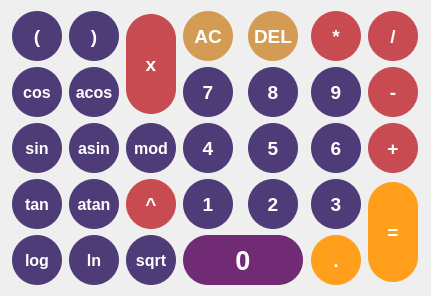
   <widget class="QWidget" name="gridLayoutWidget">
    <property name="geometry">
     <rect>
      <x>10</x>
      <y>160</y>
      <width>431</width>
      <height>276</height>
     </rect>
    </property>
    <layout class="QGridLayout" name="gridLayout">
     <property name="sizeConstraint">
      <enum>QLayout::SetDefaultConstraint</enum>
     </property>
     <item row="0" column="4">
      <widget class="QPushButton" name="pushButton_del">
       <property name="font">
        <font>
         <pointsize>14</pointsize>
         <weight>75</weight>
         <bold>true</bold>
        </font>
       </property>
       <property name="styleSheet">
        <string notr="true">QPushButton
{
	border:none;
	border-radius:25px;
	background-color:rgb(212, 155, 84);
	color:rgb(255,255,255);
	min-height:50px;
	max-height:50px;
	min-width:50px;
	max-width:50px;
}
QPushButton:hover
{
	border:none;
	border-radius:25px;
	background-color:rgb(164, 103,138);
	color:rgb(255,255,255);
	min-height:50px;
	max-height:50px;
	min-width:50px;
	max-width:50px;
}
QPushButton:pressed
{
	border:none;
	border-radius:25px;
	background-color:rgb(0, 0,0);
	color:rgb(255,255,255);
	min-height:50px;
	max-height:50px;
	min-width:50px;
	max-width:50px;
}</string>
       </property>
       <property name="text">
        <string>DEL</string>
       </property>
       <property name="iconSize">
        <size>
         <width>30</width>
         <height>30</height>
        </size>
       </property>
      </widget>
     </item>
     <item row="2" column="1">
      <widget class="QPushButton" name="pushButton_asin">
       <property name="font">
        <font>
         <pointsize>12</pointsize>
         <weight>75</weight>
         <bold>true</bold>
        </font>
       </property>
       <property name="styleSheet">
        <string notr="true">QPushButton
{
	border:none;
	border-radius:25px;
	background-color:rgb(77, 60,119);
	color:rgb(255,255,255);
	min-height:50px;
	max-height:50px;
	min-width:50px;
	max-width:50px;
}
QPushButton:hover
{
	border:none;
	border-radius:25px;
	background-color:rgb(164, 103,138);
	color:rgb(255,255,255);
	min-height:50px;
	max-height:50px;
	min-width:50px;
	max-width:50px;
}
QPushButton:pressed
{
	border:none;
	border-radius:25px;
	background-color:rgb(0, 0,0);
	color:rgb(255,255,255);
	min-height:50px;
	max-height:50px;
	min-width:50px;
	max-width:50px;
}</string>
       </property>
       <property name="text">
        <string>asin</string>
       </property>
      </widget>
     </item>
     <item row="3" column="4">
      <widget class="QPushButton" name="pushButton_2">
       <property name="font">
        <font>
         <pointsize>14</pointsize>
         <weight>75</weight>
         <bold>true</bold>
        </font>
       </property>
       <property name="styleSheet">
        <string notr="true">QPushButton
{
	border:none;
	border-radius:25px;
	background-color:rgb(77, 60,119);
	color:rgb(255,255,255);
	min-height:50px;
	max-height:50px;
	min-width:50px;
	max-width:50px;
}
QPushButton:hover
{
	border:none;
	border-radius:25px;
	background-color:rgb(164, 103,138);
	color:rgb(255,255,255);
	min-height:50px;
	max-height:50px;
	min-width:50px;
	max-width:50px;
}
QPushButton:pressed
{
	border:none;
	border-radius:25px;
	background-color:rgb(0, 0,0);
	color:rgb(255,255,255);
	min-height:50px;
	max-height:50px;
	min-width:50px;
	max-width:50px;
}</string>
       </property>
       <property name="text">
        <string>2</string>
       </property>
      </widget>
     </item>
     <item row="4" column="0">
      <widget class="QPushButton" name="pushButton_log">
       <property name="font">
        <font>
         <pointsize>12</pointsize>
         <weight>75</weight>
         <bold>true</bold>
        </font>
       </property>
       <property name="styleSheet">
        <string notr="true">QPushButton
{
	border:none;
	border-radius:25px;
	background-color:rgb(77, 60,119);
	color:rgb(255,255,255);
	min-height:50px;
	max-height:50px;
	min-width:50px;
	max-width:50px;
}
QPushButton:hover
{
	border:none;
	border-radius:25px;
	background-color:rgb(164, 103,138);
	color:rgb(255,255,255);
	min-height:50px;
	max-height:50px;
	min-width:50px;
	max-width:50px;
}
QPushButton:pressed
{
	border:none;
	border-radius:25px;
	background-color:rgb(0, 0,0);
	color:rgb(255,255,255);
	min-height:50px;
	max-height:50px;
	min-width:50px;
	max-width:50px;
}</string>
       </property>
       <property name="text">
        <string>log</string>
       </property>
      </widget>
     </item>
     <item row="3" column="0">
      <widget class="QPushButton" name="pushButton_tan">
       <property name="font">
        <font>
         <pointsize>12</pointsize>
         <weight>75</weight>
         <bold>true</bold>
        </font>
       </property>
       <property name="styleSheet">
        <string notr="true">QPushButton
{
	border:none;
	border-radius:25px;
	background-color:rgb(77, 60,119);
	color:rgb(255,255,255);
	min-height:50px;
	max-height:50px;
	min-width:50px;
	max-width:50px;
}
QPushButton:hover
{
	border:none;
	border-radius:25px;
	background-color:rgb(164, 103,138);
	color:rgb(255,255,255);
	min-height:50px;
	max-height:50px;
	min-width:50px;
	max-width:50px;
}
QPushButton:pressed
{
	border:none;
	border-radius:25px;
	background-color:rgb(0, 0,0);
	color:rgb(255,255,255);
	min-height:50px;
	max-height:50px;
	min-width:50px;
	max-width:50px;
}</string>
       </property>
       <property name="text">
        <string>tan</string>
       </property>
      </widget>
     </item>
     <item row="2" column="2">
      <widget class="QPushButton" name="pushButton_mod">
       <property name="font">
        <font>
         <pointsize>12</pointsize>
         <weight>75</weight>
         <bold>true</bold>
        </font>
       </property>
       <property name="styleSheet">
        <string notr="true">QPushButton
{
	border:none;
	border-radius:25px;
	background-color:rgb(77, 60,119);
	color:rgb(255,255,255);
	min-height:50px;
	max-height:50px;
	min-width:50px;
	max-width:50px;
}
QPushButton:hover
{
	border:none;
	border-radius:25px;
	background-color:rgb(164, 103,138);
	color:rgb(255,255,255);
	min-height:50px;
	max-height:50px;
	min-width:50px;
	max-width:50px;
}
QPushButton:pressed
{
	border:none;
	border-radius:25px;
	background-color:rgb(0, 0,0);
	color:rgb(255,255,255);
	min-height:50px;
	max-height:50px;
	min-width:50px;
	max-width:50px;
}</string>
       </property>
       <property name="text">
        <string>mod</string>
       </property>
      </widget>
     </item>
     <item row="1" column="4">
      <widget class="QPushButton" name="pushButton_8">
       <property name="font">
        <font>
         <pointsize>14</pointsize>
         <weight>75</weight>
         <bold>true</bold>
        </font>
       </property>
       <property name="styleSheet">
        <string notr="true">QPushButton
{
	border:none;
	border-radius:25px;
	background-color:rgb(77, 60,119);
	color:rgb(255,255,255);
	min-height:50px;
	max-height:50px;
	min-width:50px;
	max-width:50px;
}
QPushButton:hover
{
	border:none;
	border-radius:25px;
	background-color:rgb(164, 103,138);
	color:rgb(255,255,255);
	min-height:50px;
	max-height:50px;
	min-width:50px;
	max-width:50px;
}
QPushButton:pressed
{
	border:none;
	border-radius:25px;
	background-color:rgb(0, 0,0);
	color:rgb(255,255,255);
	min-height:50px;
	max-height:50px;
	min-width:50px;
	max-width:50px;
}</string>
       </property>
       <property name="text">
        <string>8</string>
       </property>
      </widget>
     </item>
     <item row="1" column="5">
      <widget class="QPushButton" name="pushButton_9">
       <property name="font">
        <font>
         <pointsize>14</pointsize>
         <weight>75</weight>
         <bold>true</bold>
        </font>
       </property>
       <property name="styleSheet">
        <string notr="true">QPushButton
{
	border:none;
	border-radius:25px;
	background-color:rgb(77, 60,119);
	color:rgb(255,255,255);
	min-height:50px;
	max-height:50px;
	min-width:50px;
	max-width:50px;
}
QPushButton:hover
{
	border:none;
	border-radius:25px;
	background-color:rgb(164, 103,138);
	color:rgb(255,255,255);
	min-height:50px;
	max-height:50px;
	min-width:50px;
	max-width:50px;
}
QPushButton:pressed
{
	border:none;
	border-radius:25px;
	background-color:rgb(0, 0,0);
	color:rgb(255,255,255);
	min-height:50px;
	max-height:50px;
	min-width:50px;
	max-width:50px;
}</string>
       </property>
       <property name="text">
        <string>9</string>
       </property>
      </widget>
     </item>
     <item row="1" column="6">
      <widget class="QPushButton" name="pushButton_minus">
       <property name="font">
        <font>
         <pointsize>14</pointsize>
         <weight>75</weight>
         <bold>true</bold>
        </font>
       </property>
       <property name="styleSheet">
        <string notr="true">QPushButton
{
	border:none;
	border-radius:25px;
	background-color:rgb(199, 75, 80);
	color:rgb(255,255,255);
	min-height:50px;
	max-height:50px;
	min-width:50px;
	max-width:50px;
}
QPushButton:hover
{
	border:none;
	border-radius:25px;
	background-color:rgb(164, 103,138);
	color:rgb(255,255,255);
	min-height:50px;
	max-height:50px;
	min-width:50px;
	max-width:50px;
}
QPushButton:pressed
{
	border:none;
	border-radius:25px;
	background-color:rgb(0, 0,0);
	color:rgb(255,255,255);
	min-height:50px;
	max-height:50px;
	min-width:50px;
	max-width:50px;
}
</string>
       </property>
       <property name="text">
        <string>-</string>
       </property>
      </widget>
     </item>
     <item row="1" column="1">
      <widget class="QPushButton" name="pushButton_acos">
       <property name="font">
        <font>
         <pointsize>12</pointsize>
         <weight>75</weight>
         <bold>true</bold>
        </font>
       </property>
       <property name="styleSheet">
        <string notr="true">QPushButton
{
	border:none;
	border-radius:25px;
	background-color:rgb(77, 60,119);
	color:rgb(255,255,255);
	min-height:50px;
	max-height:50px;
	min-width:50px;
	max-width:50px;
}
QPushButton:hover
{
	border:none;
	border-radius:25px;
	background-color:rgb(164, 103,138);
	color:rgb(255,255,255);
	min-height:50px;
	max-height:50px;
	min-width:50px;
	max-width:50px;
}
QPushButton:pressed
{
	border:none;
	border-radius:25px;
	background-color:rgb(0, 0,0);
	color:rgb(255,255,255);
	min-height:50px;
	max-height:50px;
	min-width:50px;
	max-width:50px;
}</string>
       </property>
       <property name="text">
        <string>acos</string>
       </property>
      </widget>
     </item>
     <item row="4" column="2">
      <widget class="QPushButton" name="pushButton_sqrt">
       <property name="font">
        <font>
         <pointsize>12</pointsize>
         <weight>75</weight>
         <bold>true</bold>
        </font>
       </property>
       <property name="styleSheet">
        <string notr="true">QPushButton
{
	border:none;
	border-radius:25px;
	background-color:rgb(77, 60,119);
	color:rgb(255,255,255);
	min-height:50px;
	max-height:50px;
	min-width:50px;
	max-width:50px;
}
QPushButton:hover
{
	border:none;
	border-radius:25px;
	background-color:rgb(164, 103,138);
	color:rgb(255,255,255);
	min-height:50px;
	max-height:50px;
	min-width:50px;
	max-width:50px;
}
QPushButton:pressed
{
	border:none;
	border-radius:25px;
	background-color:rgb(0, 0,0);
	color:rgb(255,255,255);
	min-height:50px;
	max-height:50px;
	min-width:50px;
	max-width:50px;
}</string>
       </property>
       <property name="text">
        <string>sqrt</string>
       </property>
      </widget>
     </item>
     <item row="3" column="5">
      <widget class="QPushButton" name="pushButton_3">
       <property name="font">
        <font>
         <pointsize>14</pointsize>
         <weight>75</weight>
         <bold>true</bold>
        </font>
       </property>
       <property name="styleSheet">
        <string notr="true">QPushButton
{
	border:none;
	border-radius:25px;
	background-color:rgb(77, 60,119);
	color:rgb(255,255,255);
	min-height:50px;
	max-height:50px;
	min-width:50px;
	max-width:50px;
}
QPushButton:hover
{
	border:none;
	border-radius:25px;
	background-color:rgb(164, 103,138);
	color:rgb(255,255,255);
	min-height:50px;
	max-height:50px;
	min-width:50px;
	max-width:50px;
}
QPushButton:pressed
{
	border:none;
	border-radius:25px;
	background-color:rgb(0, 0,0);
	color:rgb(255,255,255);
	min-height:50px;
	max-height:50px;
	min-width:50px;
	max-width:50px;
}</string>
       </property>
       <property name="text">
        <string>3</string>
       </property>
      </widget>
     </item>
     <item row="0" column="5">
      <widget class="QPushButton" name="pushButton_asterisk">
       <property name="font">
        <font>
         <pointsize>14</pointsize>
         <weight>75</weight>
         <bold>true</bold>
        </font>
       </property>
       <property name="styleSheet">
        <string notr="true">QPushButton
{
	border:none;
	border-radius:25px;
	background-color:rgb(199, 75, 80);
	color:rgb(255,255,255);
	min-height:50px;
	max-height:50px;
	min-width:50px;
	max-width:50px;
}
QPushButton:hover
{
	border:none;
	border-radius:25px;
	background-color:rgb(164, 103,138);
	color:rgb(255,255,255);
	min-height:50px;
	max-height:50px;
	min-width:50px;
	max-width:50px;
}
QPushButton:pressed
{
	border:none;
	border-radius:25px;
	background-color:rgb(0, 0,0);
	color:rgb(255,255,255);
	min-height:50px;
	max-height:50px;
	min-width:50px;
	max-width:50px;
}</string>
       </property>
       <property name="text">
        <string>*</string>
       </property>
      </widget>
     </item>
     <item row="3" column="2">
      <widget class="QPushButton" name="pushButton_exp">
       <property name="font">
        <font>
         <pointsize>14</pointsize>
         <weight>75</weight>
         <bold>true</bold>
        </font>
       </property>
       <property name="styleSheet">
        <string notr="true">QPushButton
{
	border:none;
	border-radius:25px;
	background-color:rgb(199, 75, 80);
	color:rgb(255,255,255);
	min-height:50px;
	max-height:50px;
	min-width:50px;
	max-width:50px;
}
QPushButton:hover
{
	border:none;
	border-radius:25px;
	background-color:rgb(164, 103,138);
	color:rgb(255,255,255);
	min-height:50px;
	max-height:50px;
	min-width:50px;
	max-width:50px;
}
QPushButton:pressed
{
	border:none;
	border-radius:25px;
	background-color:rgb(0, 0,0);
	color:rgb(255,255,255);
	min-height:50px;
	max-height:50px;
	min-width:50px;
	max-width:50px;
}</string>
       </property>
       <property name="text">
        <string>^</string>
       </property>
      </widget>
     </item>
     <item row="4" column="5">
      <widget class="QPushButton" name="pushButton_dot">
       <property name="font">
        <font>
         <pointsize>14</pointsize>
         <weight>75</weight>
         <bold>true</bold>
        </font>
       </property>
       <property name="styleSheet">
        <string notr="true">QPushButton
{
	border:none;
	border-radius:25px;
	background-color:rgb(255, 159, 28);
	color:rgb(255,255,255);
	min-height:50px;
	max-height:50px;
	min-width:50px;
	max-width:50px;
}
QPushButton:hover
{
	border:none;
	border-radius:25px;
	background-color:rgb(164, 103,138);
	color:rgb(255,255,255);
	min-height:50px;
	max-height:50px;
	min-width:50px;
	max-width:50px;
}
QPushButton:pressed
{
	border:none;
	border-radius:25px;
	background-color:rgb(0, 0,0);
	color:rgb(255,255,255);
	min-height:50px;
	max-height:50px;
	min-width:50px;
	max-width:50px;
}</string>
       </property>
       <property name="text">
        <string>.</string>
       </property>
      </widget>
     </item>
     <item row="3" column="1">
      <widget class="QPushButton" name="pushButton_atan">
       <property name="font">
        <font>
         <pointsize>12</pointsize>
         <weight>75</weight>
         <bold>true</bold>
        </font>
       </property>
       <property name="styleSheet">
        <string notr="true">QPushButton
{
	border:none;
	border-radius:25px;
	background-color:rgb(77, 60,119);
	color:rgb(255,255,255);
	min-height:50px;
	max-height:50px;
	min-width:50px;
	max-width:50px;
}
QPushButton:hover
{
	border:none;
	border-radius:25px;
	background-color:rgb(164, 103,138);
	color:rgb(255,255,255);
	min-height:50px;
	max-height:50px;
	min-width:50px;
	max-width:50px;
}
QPushButton:pressed
{
	border:none;
	border-radius:25px;
	background-color:rgb(0, 0,0);
	color:rgb(255,255,255);
	min-height:50px;
	max-height:50px;
	min-width:50px;
	max-width:50px;
}</string>
       </property>
       <property name="text">
        <string>atan</string>
       </property>
      </widget>
     </item>
     <item row="2" column="0">
      <widget class="QPushButton" name="pushButton_sin">
       <property name="font">
        <font>
         <pointsize>12</pointsize>
         <weight>75</weight>
         <bold>true</bold>
        </font>
       </property>
       <property name="styleSheet">
        <string notr="true">QPushButton
{
	border:none;
	border-radius:25px;
	background-color:rgb(77, 60,119);
	color:rgb(255,255,255);
	min-height:50px;
	max-height:50px;
	min-width:50px;
	max-width:50px;
}
QPushButton:hover
{
	border:none;
	border-radius:25px;
	background-color:rgb(164, 103,138);
	color:rgb(255,255,255);
	min-height:50px;
	max-height:50px;
	min-width:50px;
	max-width:50px;
}
QPushButton:pressed
{
	border:none;
	border-radius:25px;
	background-color:rgb(0, 0,0);
	color:rgb(255,255,255);
	min-height:50px;
	max-height:50px;
	min-width:50px;
	max-width:50px;
}</string>
       </property>
       <property name="text">
        <string>sin</string>
       </property>
      </widget>
     </item>
     <item row="0" column="3">
      <widget class="QPushButton" name="pushButton_ac">
       <property name="font">
        <font>
         <pointsize>14</pointsize>
         <weight>75</weight>
         <bold>true</bold>
        </font>
       </property>
       <property name="styleSheet">
        <string notr="true">QPushButton
{
	border:none;
	border-radius:25px;
	background-color:rgb(212, 155, 84);
	color:rgb(255,255,255);
	min-height:50px;
	max-height:50px;
	min-width:50px;
	max-width:50px;
}
QPushButton:hover
{
	border:none;
	border-radius:25px;
	background-color:rgb(164, 103,138);
	color:rgb(255,255,255);
	min-height:50px;
	max-height:50px;
	min-width:50px;
	max-width:50px;
}
QPushButton:pressed
{
	border:none;
	border-radius:25px;
	background-color:rgb(0, 0,0);
	color:rgb(255,255,255);
	min-height:50px;
	max-height:50px;
	min-width:50px;
	max-width:50px;
}</string>
       </property>
       <property name="text">
        <string>AC</string>
       </property>
      </widget>
     </item>
     <item row="0" column="0">
      <widget class="QPushButton" name="pushButton_open_parenthesis">
       <property name="font">
        <font>
         <pointsize>14</pointsize>
         <weight>75</weight>
         <bold>true</bold>
        </font>
       </property>
       <property name="styleSheet">
        <string notr="true">QPushButton
{
	border:none;
	border-radius:25px;
	background-color:rgb(77, 60,119);
	color:rgb(255,255,255);
	min-height:50px;
	max-height:50px;
	min-width:50px;
	max-width:50px;
}
QPushButton:hover
{
	border:none;
	border-radius:25px;
	background-color:rgb(164, 103,138);
	color:rgb(255,255,255);
	min-height:50px;
	max-height:50px;
	min-width:50px;
	max-width:50px;
}
QPushButton:pressed
{
	border:none;
	border-radius:25px;
	background-color:rgb(0, 0,0);
	color:rgb(255,255,255);
	min-height:50px;
	max-height:50px;
	min-width:50px;
	max-width:50px;
}</string>
       </property>
       <property name="text">
        <string>(</string>
       </property>
      </widget>
     </item>
     <item row="0" column="6">
      <widget class="QPushButton" name="pushButton_slash">
       <property name="font">
        <font>
         <pointsize>14</pointsize>
         <weight>75</weight>
         <bold>true</bold>
        </font>
       </property>
       <property name="styleSheet">
        <string notr="true">QPushButton
{
	border:none;
	border-radius:25px;
	background-color:rgb(199, 75, 80);
	color:rgb(255,255,255);
	min-height:50px;
	max-height:50px;
	min-width:50px;
	max-width:50px;
}
QPushButton:hover
{
	border:none;
	border-radius:25px;
	background-color:rgb(164, 103,138);
	color:rgb(255,255,255);
	min-height:50px;
	max-height:50px;
	min-width:50px;
	max-width:50px;
}
QPushButton:pressed
{
	border:none;
	border-radius:25px;
	background-color:rgb(0, 0,0);
	color:rgb(255,255,255);
	min-height:50px;
	max-height:50px;
	min-width:50px;
	max-width:50px;
}</string>
       </property>
       <property name="text">
        <string>/</string>
       </property>
      </widget>
     </item>
     <item row="3" column="3">
      <widget class="QPushButton" name="pushButton_1">
       <property name="font">
        <font>
         <pointsize>14</pointsize>
         <weight>75</weight>
         <bold>true</bold>
        </font>
       </property>
       <property name="styleSheet">
        <string notr="true">QPushButton
{
	border:none;
	border-radius:25px;
	background-color:rgb(77, 60,119);
	color:rgb(255,255,255);
	min-height:50px;
	max-height:50px;
	min-width:50px;
	max-width:50px;
}
QPushButton:hover
{
	border:none;
	border-radius:25px;
	background-color:rgb(164, 103,138);
	color:rgb(255,255,255);
	min-height:50px;
	max-height:50px;
	min-width:50px;
	max-width:50px;
}
QPushButton:pressed
{
	border:none;
	border-radius:25px;
	background-color:rgb(0, 0,0);
	color:rgb(255,255,255);
	min-height:50px;
	max-height:50px;
	min-width:50px;
	max-width:50px;
}</string>
       </property>
       <property name="text">
        <string>1</string>
       </property>
      </widget>
     </item>
     <item row="4" column="1">
      <widget class="QPushButton" name="pushButton_ln">
       <property name="font">
        <font>
         <pointsize>12</pointsize>
         <weight>75</weight>
         <bold>true</bold>
        </font>
       </property>
       <property name="styleSheet">
        <string notr="true">QPushButton
{
	border:none;
	border-radius:25px;
	background-color:rgb(77, 60,119);
	color:rgb(255,255,255);
	min-height:50px;
	max-height:50px;
	min-width:50px;
	max-width:50px;
}
QPushButton:hover
{
	border:none;
	border-radius:25px;
	background-color:rgb(164, 103,138);
	color:rgb(255,255,255);
	min-height:50px;
	max-height:50px;
	min-width:50px;
	max-width:50px;
}
QPushButton:pressed
{
	border:none;
	border-radius:25px;
	background-color:rgb(0, 0,0);
	color:rgb(255,255,255);
	min-height:50px;
	max-height:50px;
	min-width:50px;
	max-width:50px;
}</string>
       </property>
       <property name="text">
        <string>ln</string>
       </property>
      </widget>
     </item>
     <item row="2" column="4">
      <widget class="QPushButton" name="pushButton_5">
       <property name="font">
        <font>
         <pointsize>14</pointsize>
         <weight>75</weight>
         <bold>true</bold>
        </font>
       </property>
       <property name="styleSheet">
        <string notr="true">QPushButton
{
	border:none;
	border-radius:25px;
	background-color:rgb(77, 60,119);
	color:rgb(255,255,255);
	min-height:50px;
	max-height:50px;
	min-width:50px;
	max-width:50px;
}
QPushButton:hover
{
	border:none;
	border-radius:25px;
	background-color:rgb(164, 103,138);
	color:rgb(255,255,255);
	min-height:50px;
	max-height:50px;
	min-width:50px;
	max-width:50px;
}
QPushButton:pressed
{
	border:none;
	border-radius:25px;
	background-color:rgb(0, 0,0);
	color:rgb(255,255,255);
	min-height:50px;
	max-height:50px;
	min-width:50px;
	max-width:50px;
}</string>
       </property>
       <property name="text">
        <string>5</string>
       </property>
      </widget>
     </item>
     <item row="0" column="2" rowspan="2">
      <widget class="QPushButton" name="pushButton_X">
       <property name="sizePolicy">
        <sizepolicy hsizetype="Minimum" vsizetype="Preferred">
         <horstretch>0</horstretch>
         <verstretch>0</verstretch>
        </sizepolicy>
       </property>
       <property name="font">
        <font>
         <pointsize>14</pointsize>
         <weight>75</weight>
         <bold>true</bold>
        </font>
       </property>
       <property name="styleSheet">
        <string notr="true">QPushButton
{
	border:none;
	border-radius:25px;
	background-color:rgb(199, 75, 80);
	color:rgb(255,255,255);
	min-height:100px;
	max-height:100px;
	min-width:50px;
	max-width:50px;
}
QPushButton:hover
{
	border:none;
	border-radius:25px;
	background-color:rgb(164, 103,138);
	color:rgb(255,255,255);
	min-height:100px;
	max-height:100px;
	min-width:50px;
	max-width:50px;
}
QPushButton:pressed
{
	border:none;
	border-radius:25px;
	background-color:rgb(0, 0,0);
	color:rgb(255,255,255);
	min-height:100px;
	max-height:100px;
	min-width:50px;
	max-width:50px;
}</string>
       </property>
       <property name="text">
        <string>x</string>
       </property>
      </widget>
     </item>
     <item row="0" column="1">
      <widget class="QPushButton" name="pushButton_close_parenthesis">
       <property name="font">
        <font>
         <pointsize>14</pointsize>
         <weight>75</weight>
         <bold>true</bold>
        </font>
       </property>
       <property name="styleSheet">
        <string notr="true">QPushButton
{
	border:none;
	border-radius:25px;
	background-color:rgb(77, 60,119);
	color:rgb(255,255,255);
	min-height:50px;
	max-height:50px;
	min-width:50px;
	max-width:50px;
}
QPushButton:hover
{
	border:none;
	border-radius:25px;
	background-color:rgb(164, 103,138);
	color:rgb(255,255,255);
	min-height:50px;
	max-height:50px;
	min-width:50px;
	max-width:50px;
}
QPushButton:pressed
{
	border:none;
	border-radius:25px;
	background-color:rgb(0, 0,0);
	color:rgb(255,255,255);
	min-height:50px;
	max-height:50px;
	min-width:50px;
	max-width:50px;
}</string>
       </property>
       <property name="text">
        <string>)</string>
       </property>
      </widget>
     </item>
     <item row="1" column="3">
      <widget class="QPushButton" name="pushButton_7">
       <property name="font">
        <font>
         <pointsize>14</pointsize>
         <weight>75</weight>
         <bold>true</bold>
        </font>
       </property>
       <property name="styleSheet">
        <string notr="true">QPushButton
{
	border:none;
	border-radius:25px;
	background-color:rgb(77, 60,119);
	color:rgb(255,255,255);
	min-height:50px;
	max-height:50px;
	min-width:50px;
	max-width:50px;
}
QPushButton:hover
{
	border:none;
	border-radius:25px;
	background-color:rgb(164, 103,138);
	color:rgb(255,255,255);
	min-height:50px;
	max-height:50px;
	min-width:50px;
	max-width:50px;
}
QPushButton:pressed
{
	border:none;
	border-radius:25px;
	background-color:rgb(0, 0,0);
	color:rgb(255,255,255);
	min-height:50px;
	max-height:50px;
	min-width:50px;
	max-width:50px;
}</string>
       </property>
       <property name="text">
        <string>7</string>
       </property>
      </widget>
     </item>
     <item row="2" column="5">
      <widget class="QPushButton" name="pushButton_6">
       <property name="font">
        <font>
         <pointsize>14</pointsize>
         <weight>75</weight>
         <bold>true</bold>
        </font>
       </property>
       <property name="styleSheet">
        <string notr="true">QPushButton
{
	border:none;
	border-radius:25px;
	background-color:rgb(77, 60,119);
	color:rgb(255,255,255);
	min-height:50px;
	max-height:50px;
	min-width:50px;
	max-width:50px;
}
QPushButton:hover
{
	border:none;
	border-radius:25px;
	background-color:rgb(164, 103,138);
	color:rgb(255,255,255);
	min-height:50px;
	max-height:50px;
	min-width:50px;
	max-width:50px;
}
QPushButton:pressed
{
	border:none;
	border-radius:25px;
	background-color:rgb(0, 0,0);
	color:rgb(255,255,255);
	min-height:50px;
	max-height:50px;
	min-width:50px;
	max-width:50px;
}</string>
       </property>
       <property name="text">
        <string>6</string>
       </property>
      </widget>
     </item>
     <item row="2" column="6">
      <widget class="QPushButton" name="pushButton_plus">
       <property name="font">
        <font>
         <pointsize>14</pointsize>
         <weight>75</weight>
         <bold>true</bold>
        </font>
       </property>
       <property name="styleSheet">
        <string notr="true">QPushButton
{
	border:none;
	border-radius:25px;
	background-color:rgb(199, 75, 80);
	color:rgb(255,255,255);
	min-height:50px;
	max-height:50px;
	min-width:50px;
	max-width:50px;
}
QPushButton:hover
{
	border:none;
	border-radius:25px;
	background-color:rgb(164, 103,138);
	color:rgb(255,255,255);
	min-height:50px;
	max-height:50px;
	min-width:50px;
	max-width:50px;
}
QPushButton:pressed
{
	border:none;
	border-radius:25px;
	background-color:rgb(0, 0,0);
	color:rgb(255,255,255);
	min-height:50px;
	max-height:50px;
	min-width:50px;
	max-width:50px;
}</string>
       </property>
       <property name="text">
        <string>+</string>
       </property>
      </widget>
     </item>
     <item row="4" column="3" colspan="2">
      <widget class="QPushButton" name="pushButton_0">
       <property name="font">
        <font>
         <pointsize>20</pointsize>
         <weight>75</weight>
         <italic>false</italic>
         <bold>true</bold>
        </font>
       </property>
       <property name="styleSheet">
        <string notr="true">QPushButton
{
	border:none;
	border-radius:25px;
	background-color:rgb(113, 43, 117);
	color:rgb(255,255,255);
	min-height:50px;
	max-height:50px;
	min-width:120px;
	max-width:120px;
}
QPushButton:hover
{
	border:none;
	border-radius:25px;
	background-color:rgb(164, 103,138);
	color:rgb(255,255,255);
	min-height:50px;
	max-height:50px;
	min-width:120px;
	max-width:120px;
}
QPushButton:pressed
{
	border:none;
	border-radius:25px;
	background-color:rgb(0, 0,0);
	color:rgb(255,255,255);
	min-height:50px;
	max-height:50px;
	min-width:120px;
	max-width:120px;
}</string>
       </property>
       <property name="text">
        <string>0</string>
       </property>
      </widget>
     </item>
     <item row="1" column="0">
      <widget class="QPushButton" name="pushButton_cos">
       <property name="font">
        <font>
         <pointsize>12</pointsize>
         <weight>75</weight>
         <bold>true</bold>
        </font>
       </property>
       <property name="styleSheet">
        <string notr="true">QPushButton
{
	border:none;
	border-radius:25px;
	background-color:rgb(77, 60,119);
	color:rgb(255,255,255);
	min-height:50px;
	max-height:50px;
	min-width:50px;
	max-width:50px;
}
QPushButton:hover
{
	border:none;
	border-radius:25px;
	background-color:rgb(164, 103,138);
	color:rgb(255,255,255);
	min-height:50px;
	max-height:50px;
	min-width:50px;
	max-width:50px;
}
QPushButton:pressed
{
	border:none;
	border-radius:25px;
	background-color:rgb(0, 0,0);
	color:rgb(255,255,255);
	min-height:50px;
	max-height:50px;
	min-width:50px;
	max-width:50px;
}</string>
       </property>
       <property name="text">
        <string>cos</string>
       </property>
      </widget>
     </item>
     <item row="2" column="3">
      <widget class="QPushButton" name="pushButton_4">
       <property name="font">
        <font>
         <pointsize>14</pointsize>
         <weight>75</weight>
         <bold>true</bold>
        </font>
       </property>
       <property name="styleSheet">
        <string notr="true">QPushButton
{
	border:none;
	border-radius:25px;
	background-color:rgb(77, 60,119);
	color:rgb(255,255,255);
	min-height:50px;
	max-height:50px;
	min-width:50px;
	max-width:50px;
}
QPushButton:hover
{
	border:none;
	border-radius:25px;
	background-color:rgb(164, 103,138);
	color:rgb(255,255,255);
	min-height:50px;
	max-height:50px;
	min-width:50px;
	max-width:50px;
}
QPushButton:pressed
{
	border:none;
	border-radius:25px;
	background-color:rgb(0, 0,0);
	color:rgb(255,255,255);
	min-height:50px;
	max-height:50px;
	min-width:50px;
	max-width:50px;
}</string>
       </property>
       <property name="text">
        <string>4</string>
       </property>
      </widget>
     </item>
     <item row="3" column="6" rowspan="2">
      <widget class="QPushButton" name="pushButton_calc">
       <property name="sizePolicy">
        <sizepolicy hsizetype="Minimum" vsizetype="Preferred">
         <horstretch>0</horstretch>
         <verstretch>0</verstretch>
        </sizepolicy>
       </property>
       <property name="font">
        <font>
         <pointsize>14</pointsize>
         <weight>75</weight>
         <bold>true</bold>
        </font>
       </property>
       <property name="styleSheet">
        <string notr="true">QPushButton
{
	border:none;
	border-radius:25px;
	background-color:rgb(255, 159, 28);
	color:rgb(255,255,255);
	min-height:100px;
	max-height:100px;
	min-width:50px;
	max-width:50px;
}
QPushButton:hover
{
	border:none;
	border-radius:25px;
	background-color:rgb(164, 103,138);
	color:rgb(255,255,255);
	min-height:100px;
	max-height:100px;
	min-width:50px;
	max-width:50px;
}
QPushButton:pressed
{
	border:none;
	border-radius:25px;
	background-color:rgb(0, 0,0);
	color:rgb(255,255,255);
	min-height:100px;
	max-height:100px;
	min-width:50px;
	max-width:50px;
}</string>
       </property>
       <property name="text">
        <string>=</string>
       </property>
      </widget>
     </item>
    </layout>
   </widget>
